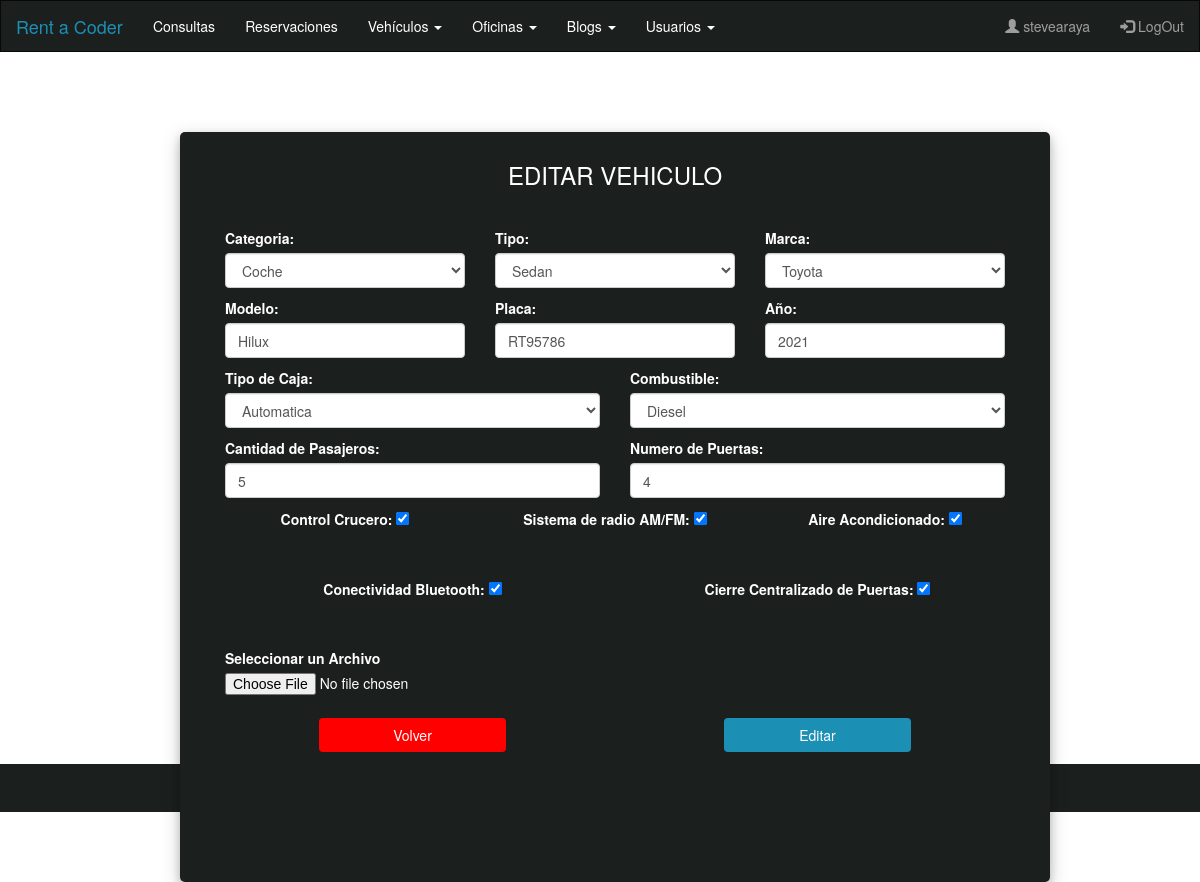
The app's page /car/edit/20 (signed in), older data.
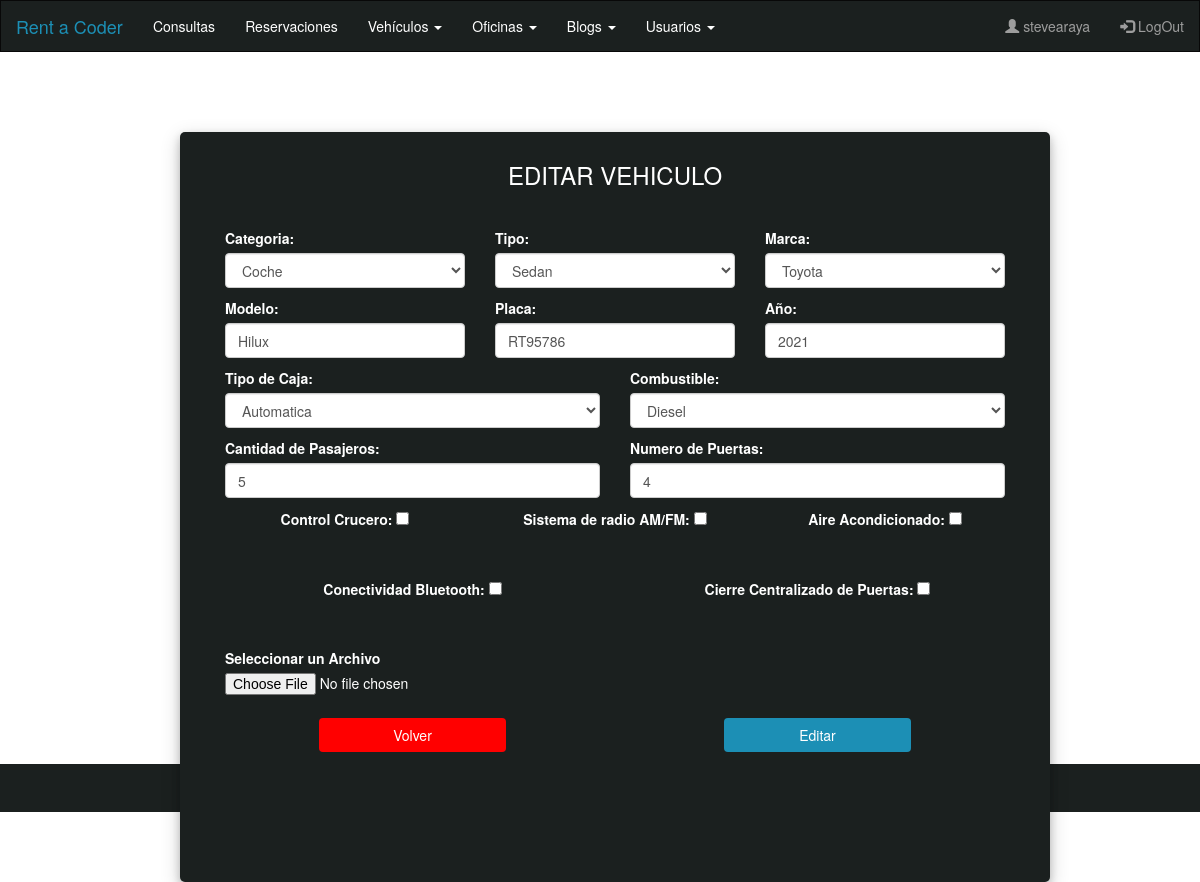
The same page, newer data.
### App_Car/models.py (models this page shows, shortened)
class Car(models.Model):
    categoria          = models.CharField(max_length=50, null=True)
    tipo               = models.CharField(max_length=50)
    marca              = models.CharField(max_length=50)
    modelo             = models.CharField(max_length=50)
    placa              = models.CharField(max_length=50)
    annio              = models.IntegerField()
    tipo_caja          = models.CharField(max_length=50)
    combustible        = models.CharField(max_length=50)
    cantidad_pasajeros = models.IntegerField()
    numero_puertas     = models.IntegerField()
    imagen             = models.ImageField(upload_to='car', blank=True, null=True)
    control_crucero    = models.BooleanField(null=True, blank=False)
    radio              = models.BooleanField(null=True, blank=False)
    aacond             = models.BooleanField(null=True, blank=False)
    bluetooth          = models.BooleanField(null=True, blank=False)
    cierrepuertas      = models.BooleanField(null=True, blank=False)

### App_Car/views.py (the view)
# urls.py: path('edit/<pk>', CarUpdate.as_view(),  name='CarEdit'),
@method_decorator(login_required, name='dispatch')
class CarUpdate(UpdateView):
    model         = Car
    template_name = "CarEdit.html"
    fields        = "__all__"
    success_url   = "/car/table"

### App_Car/templates/CarEdit.html (shortened to what the changed rows need)
{% extends 'Admin.html' %}
{% block bloqueQueCambia %}
<div class="container container-body">
    <div class="d-flex justify-content-center h-100">
        <div class="user_card">
            <div class="justify-content-center form_container">
                <form method="POST" enctype="multipart/form-data">{% csrf_token %}
                    <div class="form-row">
                        <div class="col-md-4 mb-3">
                            <label class="info-label" for="validationTooltip01">Categoria: </label>
                            <select class="form-control" name="categoria" aria-label="Default select example" required>
                                <option {% if car.categoria == 'Coche' %} selected="selected" {% endif %} value="Coche">Coche</option>
                            </select>
                        </div>
                        <div class="col-md-4 mb-3">
                            <label class="info-label" for="validationTooltip01">Tipo: </label>
                            <select class="form-control" name="tipo" aria-label="Default select example" required>
                                <option {% if car.tipo == 'Sedan' %} selected="selected" {% endif %} value="Sedan">Sedan</option>
                            </select>
                        </div>
                        <div class="col-md-4 mb-3">
                            <label class="info-label" for="validationTooltip01">Marca: </label>
                            <select class="form-control" name="marca" aria-label="Default select example" required>
                                <option {% if car.marca == 'Toyota' %} selected="selected" {% endif %} value="Toyota">Toyota</option>
                            </select>
                        </div>
                    </div>
                    <div class="form-row pt-5">
                        <div class="col-md-4 mb-3">
                            <label class="info-label" for="validationTooltip01">Modelo: </label>
                            <input class="form-control" name="modelo" type="text" value="{{car.modelo}}" required>
                        </div>
                        <div class="col-md-4 mb-3">
                            <label class="info-label" for="validationTooltip01">Placa: </label>
                            <input class="form-control" name="placa" type="text" value="{{car.placa}}" required>
                        </div>
                        <div class="col-md-4 mb-3">
                            <label class="info-label" for="validationTooltip01">Año: </label>
                            <input class="form-control" name="annio" type="number" value="{{car.annio}}" required />
                        </div>
                    </div>
                    <div class="form-row pt-5">
                        <div class="col-md-6 mb-3">
                            <label class="info-label" for="validationTooltip01">Tipo de Caja: </label>
                            <select class="form-control" name="tipo_caja" aria-label="Default select example" required>
                                <option {% if car.tipo_caja == 'Automatica' %} selected="selected" {% endif %} value="Automatica">Automatica</option>
                            </select>
                        </div>
                        <div class="col-md-6 mb-3">
                            <label class="info-label" for="validationTooltip01">Combustible: </label>
                            <select class="form-control" name="combustible" aria-label="Default select example"
                                required>
                                <option {% if car.combustible == 'Diesel' %} selected="selected" {% endif %} value="Diesel">Diesel</option>
                            </select>
                        </div>
                    </div>
                    <div class="form-row pt-5">
                        <div class="col-md-6 mb-3">
                            <label class="info-label" for="validationTooltip01">Cantidad de Pasajeros: </label>
                            <input class="form-control" name="cantidad_pasajeros" type="number" value="{{car.cantidad_pasajeros}}" required>
                        </div>
                        <div class="col-md-6 mb-3">
                            <label class="info-label" for="validationTooltip01">Numero de Puertas: </label>
                            <input class="form-control" name="numero_puertas" type="number" value="{{car.numero_puertas}}" required>
                        </div>
                    </div>
                    <div class="form-row text-center">
                        <div class="col-md-4 mb-3">
                            <label class="info-label" for="validationTooltip01">Control Crucero: </label>
                            <input class="form-check-input" name="control_crucero" {% if car.control_crucero == True %} checked="checked" {% endif %} type="checkbox">
                        </div>
                        <div class="col-md-4 mb-3">
                            <label class="info-label" for="validationTooltip01">Sistema de radio AM/FM: </label>
                            <input class="form-check-input" name="radio" {% if car.radio == True %} checked="checked" {% endif %} type="checkbox">
                        </div>
                        <div class="col-md-4 mb-3">
                            <label class="info-label" for="validationTooltip01">Aire Acondicionado: </label>
                            <input class="form-check-input" name="aacond" {% if car.aacond == True %} checked="checked" {% endif %} type="checkbox">
                        </div>
                    </div>
                    <div class="form-row text-center">
                        <div class="col-md-6 mb-3">
                            <label class="info-label" for="validationTooltip01">Conectividad Bluetooth: </label>
                            <input class="form-check-input" name="bluetooth" {% if car.bluetooth == True %} checked="checked" {% endif %} type="checkbox">
                        </div>
                        <div class="col-md-6 mb-3">
                            <label class="info-label" for="validationTooltip01">Cierre Centralizado de Puertas: </label>
                            <input class="form-check-input" name="cierrepuertas" {% if car.cierrepuertas == True %} checked="checked" {% endif %} type="checkbox">
                        </div>
                    </div>
                    <div class="form-row pt-5">
                        <div class="col-md-12 mb-3">
                            <div class="custom-file">
                                <label class="custom-file-label" name="imagen" for="customFileLang">
                                    Seleccionar un Archivo
                                </label>
                                <input type="file"
                                       name="imagen"
                                       class="custom-file-input"
                                       id="customFileLang"
                                       lang="es" value="{{car.imagen}}">
                            </div>
                        </div>
                    </div>
                </form>
                <br>
            </div>
        </div>
    </div>
</div>
{% endblock bloqueQueCambia %}

Row changes from the older to the newer data that the page shows:
changed Car "Coche": control_crucero "☑" → "☐"; radio "☑" → "☐"; aacond "☑" → "☐"; bluetooth "☑" → "☐"; cierrepuertas "☑" → "☐"
